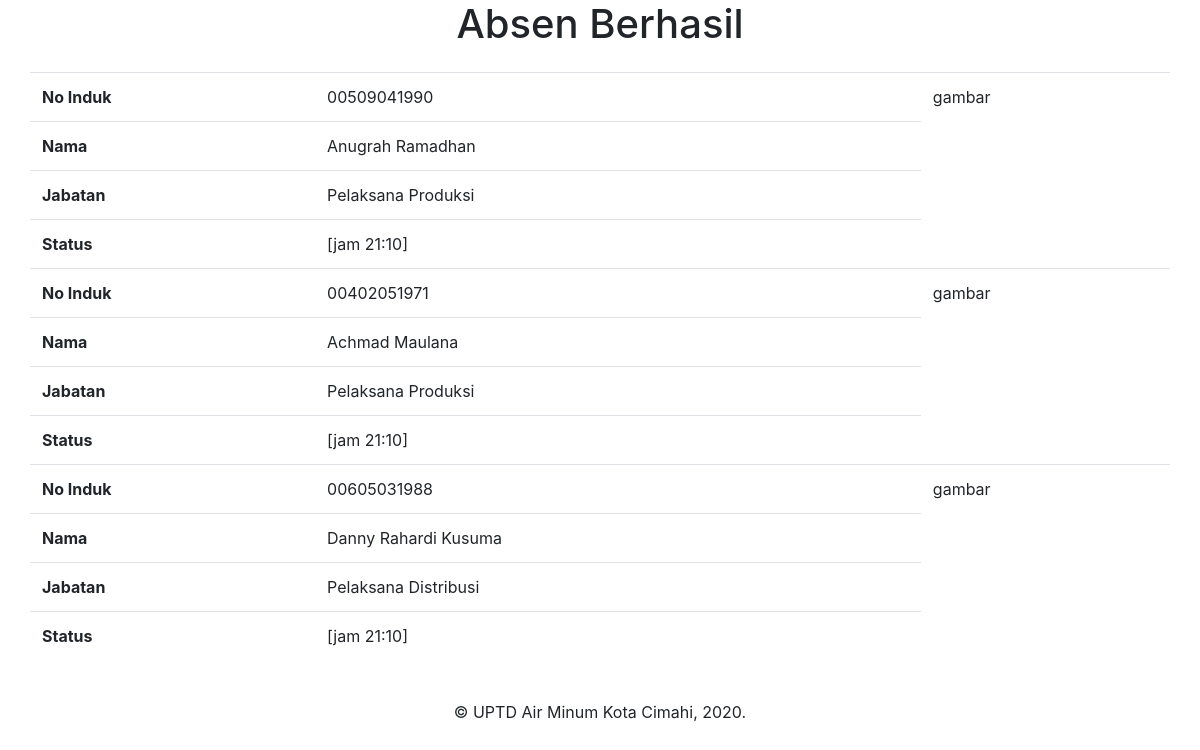
The page /app/hasil.php on the database its author committed.
### tables this page shows
CREATE TABLE `karyawan` (
  `id` int(11) NOT NULL,
  `no_induk` varchar(11) NOT NULL,
  `nama` varchar(150) NOT NULL,
  `jabatan` varchar(150) NOT NULL
);

### function/function.php (called while the page is built, shortened)
<?php
function run($query) {
  global $link;
  return mysqli_query($link, $query);
}
function search_no_induk($no_induk){
	$query = "SELECT * FROM karyawan WHERE no_induk LIKE '%$no_induk%'";
  return run($query);
}

### app/hasil.php (the view, shortened to what this page needs)
<?php
require_once "../db/db.php";
require_once "../function/function.php";
require_once "../assets/view/header.php";
$kode_captcha = $_POST['kode-captcha'];
$no_induk     = $_POST['no-induk'];
$status       = $_POST['status'];
if ($kode_captcha === $_SESSION['code']) {
  if (mysqli_num_rows(search_no_induk($no_induk)) > 0) {
    $karyawan = search_no_induk($no_induk);
  } else {
    header('location: salahnoinduk.php');
  }
} else {
  header('location: salahcaptcha.php');
}
?>
<div class="row justify-content-center mb-3">
  <h1>Absen Berhasil</h1>
</div>
<div class="row justify-content-center">
  <table class="table">
    <tbody>
    <?php while($row = mysqli_fetch_assoc($karyawan)): ?>
      <tr>
        <th scope="row">No Induk</th>
        <td><?=$row['no_induk'];?></td>
        <td colspan="3">gambar</td>
      </tr>
      <tr>
        <th scope="row">Nama</th>
        <td><?=$row['nama'];?></td>
      </tr>
      <tr>
        <th scope="row">Jabatan</th>
        <td><?=$row['jabatan'];?></td>
      </tr>
      <tr>
        <th scope="row">Status</th>
        <td><?=$status . ' [jam ' . date("H:i") . ']';?></td>
      </tr>
    <?php endwhile;?>
    </tbody>
  </table>
</div>
<?php require_once "../assets/view/footer.php";?>

### rows shown on the page
karyawan: no_induk "00509041990", nama "Anugrah Ramadhan", jabatan "Pelaksana Produksi"
karyawan: no_induk "00402051971", nama "Achmad Maulana", jabatan "Pelaksana Produksi"
karyawan: no_induk "00605031988", nama "Danny Rahardi Kusuma", jabatan "Pelaksana Distribusi"
